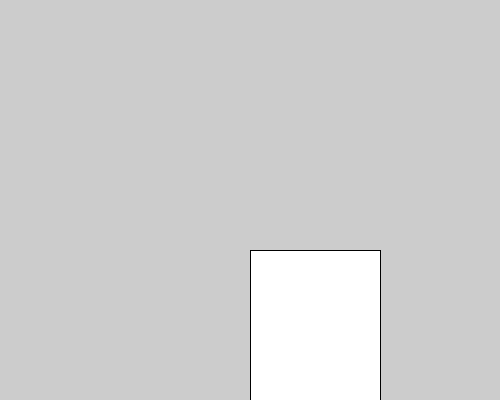
Frame 1 (no input)
Frame 60 (the mouse pressed at the canvas centre just before this capture): identical to frame 1, image omitted
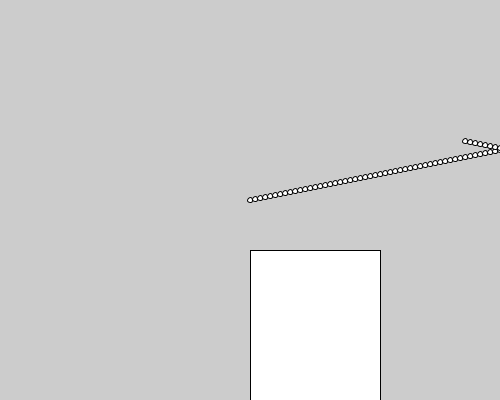
Frame 120 (the mouse held since frame 60 and released just before this capture)

The Processing sketch that drew these frames (run headless with seeded random() and noise(); from frame 60 on, the mouse is pressed at the canvas centre):

// Processing sketch: step04_angrybird_collision_wall
// ── step04_angrybird_collision_wall.pde
//Q: 做彈弓遊戲,想要子彈碰到牆時會反彈、碰到物體時會消失
float bulletX, bulletY, bulletVX, bulletVY;
boolean bulletFlying=false;
float wallX=250, wallY=250, wallW=130, wallH=150;
void setup(){
  size(500,400);
}
boolean testYWall(float x, float y1, float y2){
  if(y1 < bulletY && bulletY < y2){
    if(bulletX < x && x <bulletX+bulletVX) return true;
    if(bulletX+bulletVX < x && x <bulletX) return true;
  }
  return false;
}
boolean testXWall(float y, float x1, float x2){
  if( x1 < bulletX && bulletX < x2){
    if(bulletY < y && y < bulletY+bulletVY) return true;
    if(bulletY+bulletVY < y && y < bulletY) return true;
  }
  return false;
}
void draw(){
  //background(255);
  rect(wallX,wallY, wallW, wallH);
  if( testYWall(wallX,wallY, wallY+wallH)==true ) bulletVX = -bulletVX;
  else if( testYWall(wallX+wallW, wallY, wallY+wallH)==true) bulletVX = -bulletVX;
  else if( testXWall(wallY, wallX, wallX+wallW)==true) bulletVY = -bulletVY;//Wally, x1,x2
  else if( testXWall(wallY+wallH, wallX, wallX+wallW)==true ) bulletVY = -bulletVY;
  
  if(bulletFlying){
    ellipse(bulletX,bulletY, 5,5);
    bulletX += bulletVX;
    bulletY += bulletVY;
    if(bulletX<0 || bulletX>500) bulletVX= -bulletVX;
    if(bulletY<0 || bulletY>400) bulletVY= -bulletVY;
  }
}
void mousePressed(){
  bulletFlying=true;
  bulletX=mouseX; bulletY=mouseY;
  bulletVX=5; bulletVY=-1;
}
